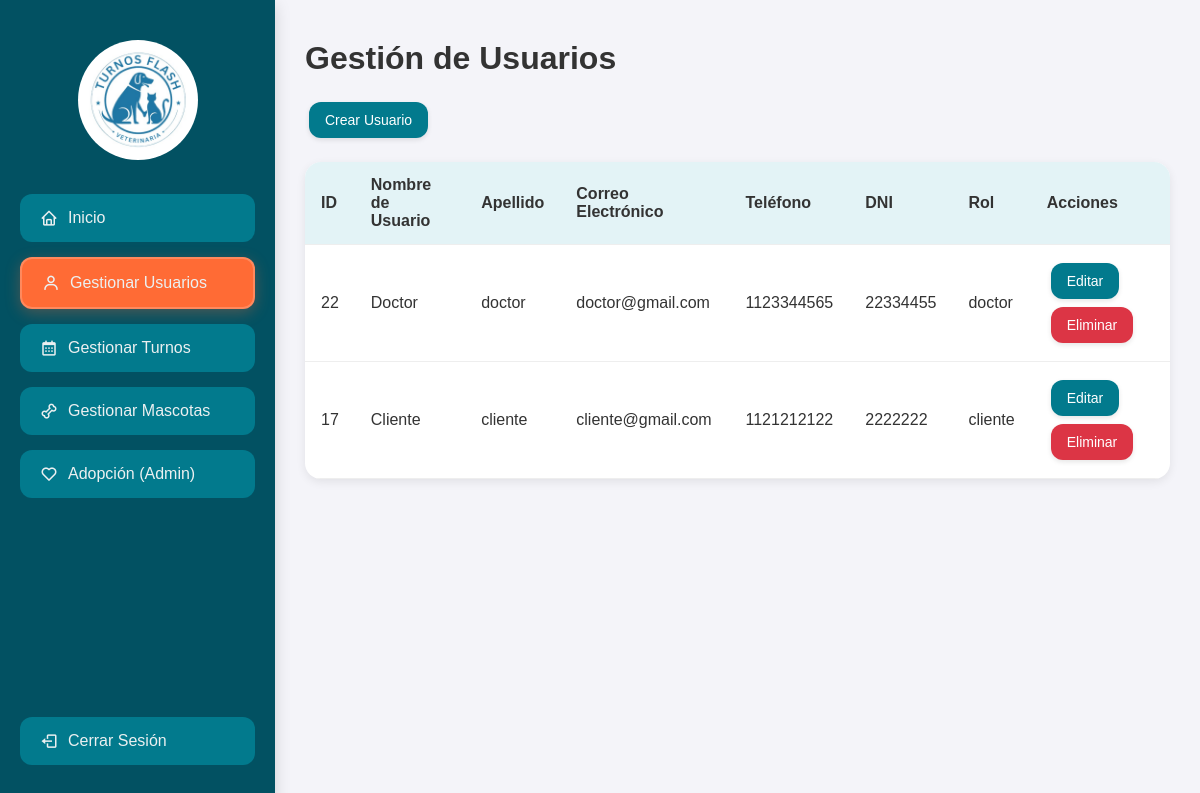
Screenshot of /gestionar_usuarios.php (signed in) with the database file from the repository.
### tables this page shows
CREATE TABLE `user` (
  `id` int(11) NOT NULL,
  `nombre_usuario` varchar(50) NOT NULL,
  `correo_electronico` varchar(100) NOT NULL,
  `contrasena` varchar(255) NOT NULL,
  `rol` enum('cliente','admin','doctor') DEFAULT 'cliente',
  `telefono` varchar(20) DEFAULT NULL,
  `dni` varchar(20) DEFAULT NULL,
  `apellido` varchar(50) DEFAULT NULL
);

### gestionar_usuarios.php (the view, shortened to what this page needs)
<?php
$servername = "localhost";
$username = "root";
$password = "";
$dbname = "veterinaria";
$conn = new mysqli($servername, $username, $password, $dbname);
$sql = "SELECT id, nombre_usuario, apellido, correo_electronico, telefono, dni, rol FROM user WHERE rol != 'admin' ORDER BY id DESC";
$result = $conn->query($sql);
?>
<!DOCTYPE html>
<html lang="es">
<head>
    <link href='https://unpkg.com/boxicons@2.1.4/css/boxicons.min.css' rel='stylesheet'>
</head>
<body>
    <div class="sidebar">
        <div class="profile-section">
            <img src="logo_perro.jpg" alt="Profile Image" class="profile-image">
        </div>
        <a href="admin_dashboard.php"><i class='bx bx-home'></i><span>Inicio</span></a>
        <a href="gestionar_usuarios.php" class="active"><i class='bx bx-user'></i><span>Gestionar Usuarios</span></a>
        <a href="gestionar_turnos.php"><i class='bx bx-calendar'></i><span>Gestionar Turnos</span></a>
        <a href="gestionar_mascotas.php"><i class='bx bx-bone'></i><span>Gestionar Mascotas</span></a>
        <a href="adopcion_page.php?view=admin"><i class='bx bx-heart'></i><span>Adopción (Admin)</span></a>
        <div class="bottom-menu">
            <a href="index.php" id="logout-button"><i class='bx bx-log-out'></i><span>Cerrar Sesión</span></a>
        </div>
    </div>
    <div class="content">
        <h1>Gestión de Usuarios</h1>
        <button class="button" onclick="openCreateModal()">Crear Usuario</button>
        <table>
            <tr>
                <th>ID</th>
                <th>Nombre de Usuario</th>
                <th>Apellido</th>
                <th>Correo Electrónico</th>
                <th>Teléfono</th>
                <th>DNI</th>
                <th>Rol</th>
                <th>Acciones</th>
            </tr>
            <?php if ($result->num_rows > 0): ?>
                <?php while($row = $result->fetch_assoc()): ?>
                    <tr>
                        <td><?= $row["id"] ?></td>
                        <td><?= $row["nombre_usuario"] ?></td>
                        <td><?= $row["apellido"] ?></td>
                        <td><?= $row["correo_electronico"] ?></td>
                        <td><?= $row["telefono"] ?></td>
                        <td><?= $row["dni"] ?></td>
                        <td><?= $row["rol"] ?></td>
                        <td>
                            <button class="button" onclick="openEditModal(<?= $row['id'] ?>, '<?= htmlspecialchars($row['nombre_usuario'], ENT_QUOTES) ?>', '<?= htmlspecialchars($row['apellido'], ENT_QUOTES) ?>', '<?= htmlspecialchars($row['correo_electronico'], ENT_QUOTES) ?>', '<?= htmlspecialchars($row['telefono'], ENT_QUOTES) ?>', '<?= htmlspecialchars($row['dni'], ENT_QUOTES) ?>', '<?= htmlspecialchars($row['rol'], ENT_QUOTES) ?>')">Editar</button>
                            <button class="button button-danger" onclick="openDeleteModal(<?= $row['id'] ?>)">Eliminar</button>
                        </td>
                    </tr>
                <?php endwhile; ?>
            <?php else: ?>
                <tr>
                    <td colspan="8">No se encontraron usuarios.</td>
                </tr>
            <?php endif; ?>
        </table>
    </div>
</body>
</html>

### gestionar_usuarios.php (style rules this page uses)
body { font-family: Arial, sans-serif; margin: 0; padding: 0; display: flex; overflow: hidden; color: #333; transition: background-color 0.3s, color 0.3s; background-color: #f4f4f9; }
.sidebar { width: 275px; background-color: #025162; color: #ecf0f1; padding-top: 40px; display: flex; flex-direction: column; align-items: center; height: 100vh; transition: width 0.3s, background-color 0.3s, box-shadow 0.3s; position: fixed; top: 0; left: 0; box-shadow: 0 5px 15px rgba(0,0,0,0.15); }
.profile-section { text-align: center; margin-bottom: 20px; transition: margin-bottom 0.3s; }
.profile-image { width: 120px; height: 120px; border-radius: 50%; object-fit: cover; margin-bottom: 10px; transition: width 0.3s, height 0.3s; }
.sidebar a { display: flex; align-items: center; justify-content: flex-start; color: #ecf0f1; text-decoration: none; padding: 15px 20px; width: calc(100% - 40px); margin-bottom: 15px; background-color: #027a8d; border-radius: 12px; font-size: 16px; transition: background-color 0.3s, padding 0.3s, transform 0.15s ease-in-out; box-sizing: border-box; position: relative; }
.sidebar a.active { background-color: #ff6b35; box-shadow: 0 4px 15px rgba(255, 107, 53, 0.3); border: 2px solid rgba(255, 255, 255, 0.2); }
.sidebar i { margin-right: 10px; font-size: 18px; }
.sidebar span { transition: opacity 0.3s ease; }
.sidebar .bottom-menu { margin-top: auto; width: 100%; padding-bottom: 60px; display: flex; flex-direction: column; align-items: center; }
.content { flex-grow: 1; margin-left: 275px; padding: 40px 30px; min-height: 100vh; }
h1 { margin-top: 0; }
table { width: 100%; border-collapse: collapse; margin: 20px 0; background: #fff; border-radius: 16px; overflow: hidden; box-shadow: 0 3px 10px rgba(0,0,0,0.08); }
th, td { padding: 14px 16px; text-align: left; border-bottom: 1px solid #eee; }
th { background-color: #E3F3F6; color: #333; font-weight: 600; }
.button { background-color: #027a8d; color: #fff; border: none; padding: 10px 16px; text-align: center; text-decoration: none; display: inline-block; font-size: 14px; margin: 4px 4px; cursor: pointer; border-radius: 12px; box-shadow: 0 2px 5px rgba(0,0,0,0.1); transition: background-color 0.3s ease, transform 0.1s ease; }
.button-danger { background-color: #dc3545; color: #fff; }

### rows the page displays
user: id "22", nombre_usuario "Doctor", apellido "doctor", correo_electronico "doctor@gmail.com", telefono "1123344565", dni "22334455", rol "doctor"
user: id "17", nombre_usuario "Cliente", apellido "cliente", correo_electronico "cliente@gmail.com", telefono "1121212122", dni "2222222", rol "cliente"
